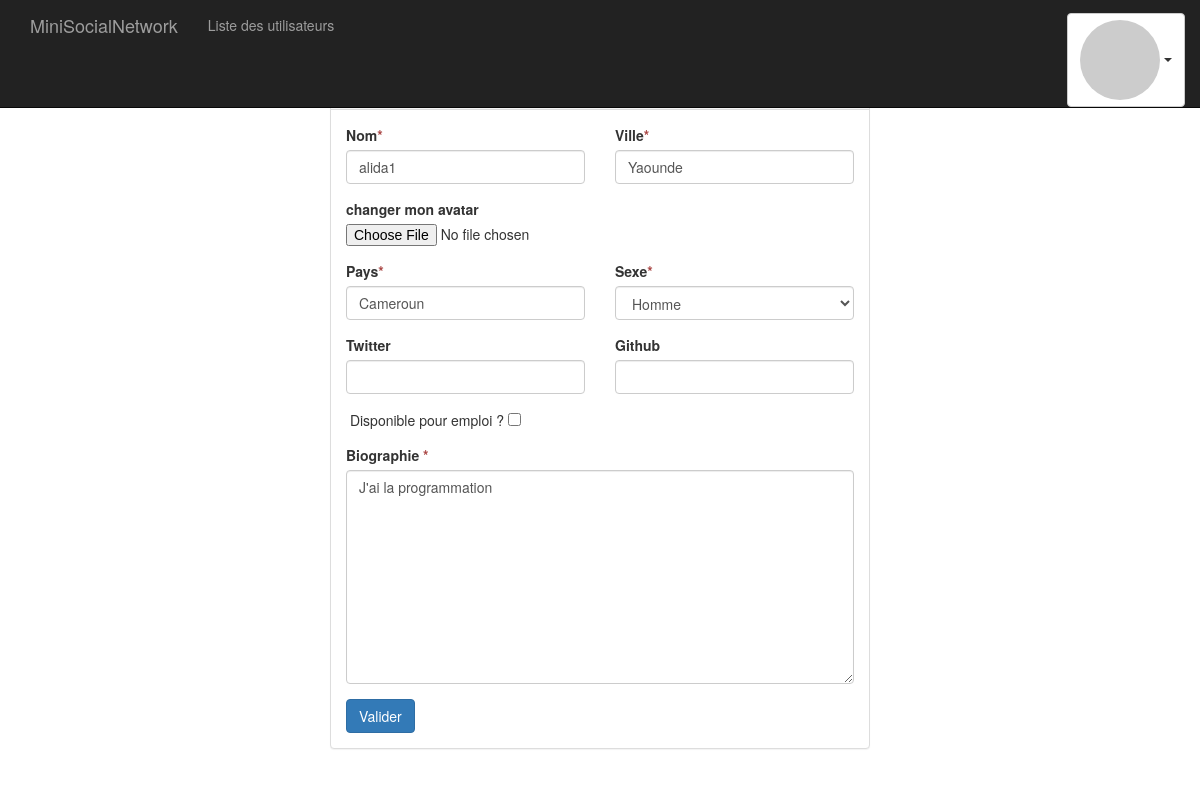
/edit_user.php?id=155 (signed in), run on the app's committed database.
### tables this page shows
CREATE TABLE `users` (
  `id` int(11) NOT NULL,
  `name` varchar(255) DEFAULT NULL,
  `pseudo` varchar(255) DEFAULT NULL,
  `email` varchar(255) DEFAULT NULL,
  `password` varchar(255) DEFAULT NULL,
  `active` enum('0','1') DEFAULT '0',
  `created_at` datetime DEFAULT CURRENT_TIMESTAMP,
  `city` varchar(255) DEFAULT NULL,
  `country` varchar(255) DEFAULT NULL,
  `sexe` enum('H','F') DEFAULT NULL,
  `twitter` varchar(255) DEFAULT NULL,
  `github` varchar(255) DEFAULT NULL,
  `available_for_hiring` enum('0','1') DEFAULT '0',
  `bio` text,
  `avatar` varchar(255) DEFAULT NULL
);

### edit_user.php (called while the page is built, shortened)
<?php
	require("config/database.php");
	require("includes/functions.php");
	if(!empty($_GET['id']) && $_GET['id'] === get_session('user_id')){
		$user = find_user_by_id($_GET['id']);
	}else{
		redirect('profile.php?id='.get_session('user_id'));
	}
 	require("views/edit_user.view.php");

### includes/functions.php (called while the page is built, shortened)
 <?php
if(!function_exists('e')){
	function e($string){
		if($string){
			return htmlspecialchars($string);
		}
	}
}
if(!function_exists('get_session')){
	function get_session($key){
		if($key){
			return !empty($_SESSION[$key])? e($_SESSION[$key]): null;
		}
	}
}
if(!function_exists('find_user_by_id')){
	function find_user_by_id($id){
		global $bd;
		$q = $bd->prepare('SELECT name, pseudo, email, city, country, twitter, github, sexe, bio, available_for_hiring FROM users WHERE id=?');
		$q->execute([$id]);
		$data = $q->fetch(PDO::FETCH_OBJ);
		return $data;
	}
}
	if(!function_exists('get_input')){
		function get_input($key){
			return !empty($_SESSION['input'][$key])? e($_SESSION['input'][$key]): null;
		}
	}

### views/edit_user.view.php (the view, shortened to what this page needs)
    <?php include('partials/_header.php');?>
    <div class="main-content">
    	<div class="container">
		<?php  if(!empty($_GET['id']) && $_GET['id'] === get_session('user_id')): ?>
    			<div class="col-md-6 col-md-offset-3">
    				<div class="panel panel-default">
		    			<div class="panel-heading">
			    			<h3 class="panel-title">Completer mon profil</h3>
			    		</div>
			    		<div class="panel-body">
			    				<form data-parsley-validate method="post" autocomplete="off">
			    					<div class="row">
			    						<div class="col-md-6">
			    							<div class="from-group">
			    								<label for="name">Nom<span class="text-danger">*</span></label>
			    								<input value="<?=get_input('name')?: e($user->name); ?>" type="text" name="name" id="name" class="form-control" placeholder="John" required/>
			    							</div>
			    						</div>
			    						<div class="col-md-6">
			    							<div class="form-group">
			    								<label for="city">Ville<span class="text-danger">*</span></label>
			    								<input value="<?=get_input('city')?:e($user->city) ?>"  type="text" name="city" id="city" class="form-control" required/>
			    							</div>
			    						</div>
			    					</div>
			    					<div class="row">
			    						<div class="col-md-12">
			    							<div class="form-group">
			    								<label for="avatar">changer mon avatar</label>
			    								<input type="file" name="avatar" id="avatar" />
			    							</div>
			    						</div>
			    					</div>
			    					<div class="row">
			    						<div class="col-md-6">
			    							<div class="form-group">
			    								<label for="country">Pays<span class="text-danger">*</span></label>
			    								<input type="text" value="<?=get_input('country')?:e($user->country); ?>" name="country" id="country" class="form-control" required/>
			    							</div>
			    						</div>
			    						<div class="col-md-6">
			    							<div class="form-group">
			    								<label for="sexe">Sexe<span class="text-danger">*</span></label><br/>
			    								<select name="sexe" id="sexe" class="form-control" required>
			    									<option value="H" <?=($user->sexe == "H")?"selected":''?> >
			    										Homme
			    									</option>
			    								</select>
			    							</div>
			    						</div>
			    					</div>
			    					<div class="row">
			    						<div class="col-md-6">
			    							<div class="form-group">
			    								<label for="twitter">Twitter</label>
			    								<input type="text" value="<?=get_input('twitter')?:e($user->twitter) ?>" name="twitter" id="twitter" class="form-control"/>
			    							</div>
			    						</div>
			    						<div class="col-md-6">
			    							<div class="form-group">
			    								<label for="github">Github</label>
			    								<input type="text" value="<?=get_input('github ')?:e($user->github) ?>" name="github" id="github" class="form-control"/>
			    							</div>
			    						</div>
			    					</div>
			    					<div class="row">
			    						<div class="col-md-12">
			    							<div class="form-group">
			    								Disponible pour emploi ?
			    								<input type="checkbox" name="available_for_hiring" <?= ($user->available_for_hiring)?"checked":'';?>/>
			    							</div>
			    						</div>
			    					</div>
			    					<div class="row">
			    						<div class="col-md-12">
			    							<div class="form-group">
			    								<label for="bio">Biographie <span class="text-danger">*</span></label>
			    								<textarea  required name="bio" cols="30" rows="10" class="form-control" placeholder="Je suis un amoureux de la programmation..."><?=get_input('bio ')?:e($user->bio) ?></textarea>
			    							</div>
			    						</div>
			    					</div>
			    					<input class="btn btn-primary" type="submit" value="Valider" name="update"/>
			    				</form>
			    		</div>
    				</div>
    			</div>
			<?php endif; ?>
    	</div>
    </div>
  </body>
</html>

### assets/css/mains.css (style rules this page uses)
body { padding-top: 70px; }

### data on the page
users: name "alida1", city "Yaounde", country "Cameroun", sexe "Homme", bio "J'ai la programmation"

### other printed values
WEBSITE_NAME "MiniSocialNetwork"
